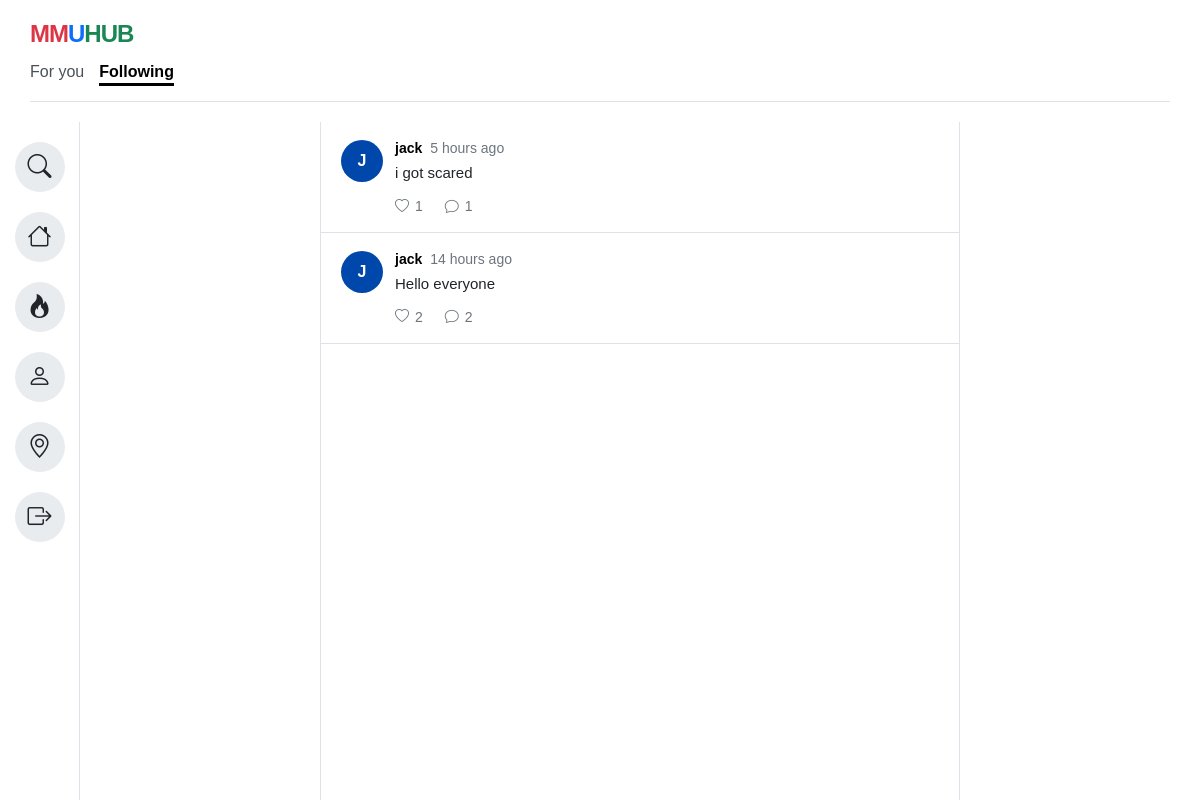
The app's page /Following.html (signed in), older data.
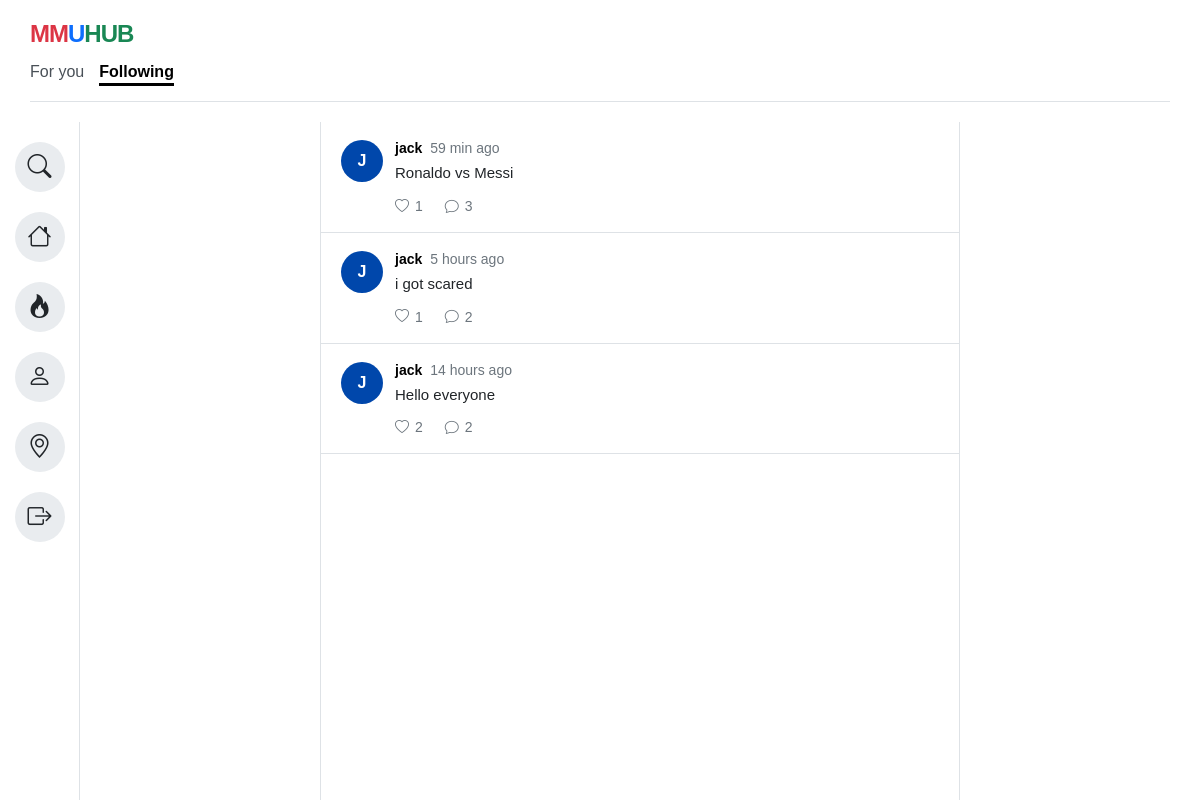
The same page, newer data.
### tables this page shows
CREATE TABLE posts (
        id INTEGER PRIMARY KEY AUTOINCREMENT,
        user_id INTEGER,
        content TEXT,
        created_at TIMESTAMP DEFAULT CURRENT_TIMESTAMP,
        FOREIGN KEY(user_id) REFERENCES users(id)
    );

CREATE TABLE users (
    id INTEGER PRIMARY KEY AUTOINCREMENT,
    username TEXT UNIQUE NOT NULL,
    email TEXT UNIQUE NOT NULL,
    password TEXT NOT NULL,
    bio TEXT DEFAULT ''
);

### app.py (the view)
@app.route("/Following.html")
def following():
    if "user" not in session:
        return redirect(url_for("login_page"))
    posts = get_following_posts(session["user"]["id"])
    formatted_posts = []
    for post in posts:
        formatted_posts.append({
            "id": post[0],
            "username": post[1],
            "content": post[2],
            "time": time_ago(post[3]),
            "likes": get_like_count(post[0])["likes"],
            "comments": get_comment_count(post[0])
        })
    return render_template(
        "Following.html",
        username=session["user"]["username"],
        posts=formatted_posts
    )

### comments.py (called while the page is built)
def get_comment_count(post_id):
    conn = connect()
    cursor = conn.cursor()
    cursor.execute(
        "SELECT COUNT(*) FROM comments WHERE post_id=?",
        (post_id,)
    )
    count = cursor.fetchone()[0]
    conn.close()
    return count

### database.py (called while the page is built)
def connect():
    return sqlite3.connect("app.db")

### follow.py (called while the page is built)
def get_following_posts(user_id):
    conn = connect()
    cursor = conn.cursor()
    cursor.execute("""
        SELECT
            posts.id,
            users.username,
            posts.content,
            posts.created_at
        FROM posts
        JOIN followers
            ON posts.user_id = followers.following_id
        JOIN users
            ON posts.user_id = users.id
        WHERE followers.follower_id = ?
        ORDER BY posts.created_at DESC
    """, (user_id,))
    posts = cursor.fetchall()
    conn.close()
    return posts

### likes.py (called while the page is built)
def get_like_count(post_id):
    conn = connect()
    cursor = conn.cursor()
    cursor.execute(
        "SELECT COUNT(*) FROM likes WHERE post_id=?",
        (post_id,)
    )
    count = cursor.fetchone()[0]
    conn.close()
    return {"likes": count}

### templates/Following.html (shortened to what this page needs)
<!DOCTYPE html>
<html lang="en">
<head>
    <link rel="stylesheet" href="{{ url_for('static', filename='style.css') }}">
    <link rel="stylesheet" href="https://cdn.jsdelivr.net/npm/bootstrap-icons@1.11.1/font/bootstrap-icons.css">
</head>
<body>
    <div class="app-background">
        <div class="main-container">
            <header>
                <div class="logo">
                    <span class="red">MM</span><span class="blue">U</span><span class="green">HUB</span>
                </div>
                <div class="tabs">
                    <div class="tab-item"><a href="Homepage.html">For you</a></div>
                    <div class="tab-item active"><a href="Following.html">Following</a></div>
                </div>
                <hr class="header-line">
            </header>
            <div class="content-wrapper">
                <aside class="sidebar">
                    <div class="icon-group">
                      <a href="Search.html" class="icon-circle" data-tooltip="Search"><i class="bi bi-search"></i></a>
                      <a href="Homepage.html" class="icon-circle" data-tooltip="Home"><i class="bi bi-house"></i></a>
                      <a href="Trending.html" class="icon-circle" data-tooltip="Trending"><i class="bi bi-fire"></i></a>
                      <a href="Profile.html" class="icon-circle" data-tooltip="Profile"><i class="bi bi-person"></i></a>
                      <a href="Map.html" class="icon-circle" data-tooltip="Map"><i class="bi bi-geo-alt"></i></a>
                      <a href="/logout" class="icon-circle logout-btn" data-tooltip="Logout">
                           <i class="bi bi-box-arrow-right"></i>
                      </a>
                    </div>
                </aside>
                <main class="content-area">
                    <section class="feed-container">
{% if posts %}
    {% for post in posts %}
    <article class="feed-post">
        <div class="feed-avatar avatar-blue">
            {{ post.username[0]|upper }}
        </div>
        <div class="feed-post-body">
            <div class="feed-post-header">
                <strong>{{ post.username }}</strong>
                <span>{{ post.time }}</span>
            </div>
            <p>{{ post.content }}</p>
            <div class="feed-actions">
    <button
        type="button"
        class="like-btn"
        data-post-id="{{ post.id }}">
        <i class="bi bi-heart"></i>
        <span class="like-count">{{ post.likes }}</span>
    </button>
    <button
        type="button"
        class="comment-btn"
        data-post-id="{{ post.id }}">
        <i class="bi bi-chat"></i>
        <span class="comment-count">{{ post.comments }}</span>
    </button>
</div>
        </div>
    </article>
    {% endfor %}
{% endif %}
</section>
                </main>
            </div>
        </div>
    </div>
</body>
</html>

Row changes from the older to the newer data that the page shows:
added posts: username "J", username "jack", time "59 min ago", content "Ronaldo vs Messi", likes "1", comments "3"
computed for posts "i got scared": comments "1" → "2"
